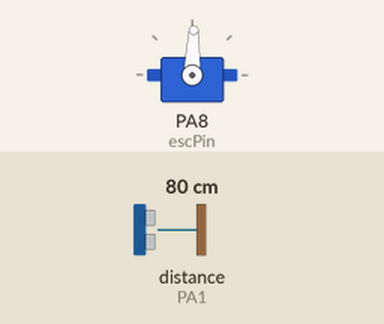
Simulated run of this sketch. Board: STM32 Black Pill. Shown: servo. Wiring (inferred from the names in the program): ultrasonic range finder: trigger PA0; echo PA1. Inputs (shaded band) come from the test bench; at power-on: distance to the obstacle (sensor on PA1) 80 cm. The echo pulse lasts 58.3 µs per cm; what the sketch prints to the serial monitor is not drawn.

Above: at 6.2 s.
6.3 s: distance to the obstacle (sensor on PA1) set to 250 cm
At 7.1 s:
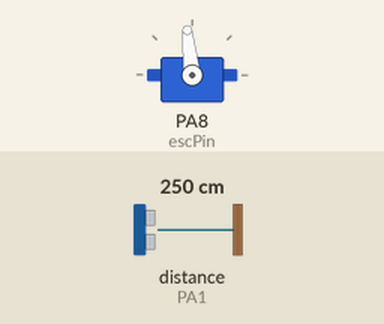
7.9 s: distance to the obstacle (sensor on PA1) set to 2 cm
At 20.0 s:
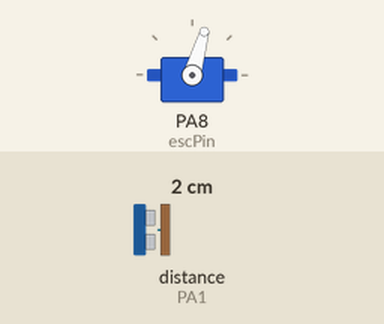
Timing chart, 0 to 40.5 s (numbered marks = the images above; inputs shaded):
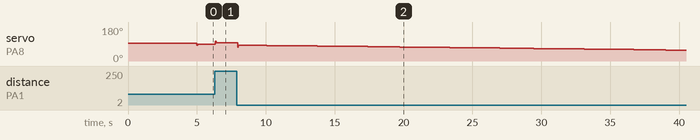

The sketch:

TUBES_FIRMWARE_13223002_13524137_18223125_18224004.ino
```cpp
/*
   TUBES FIRMWARE - STM32F411CEU6
   Kontrol jarak menggunakan PID dan ESC
*/

#include "modules/PID.h"
#include <Servo.h>

// Bagian Sensor Ultrasonik (HC-SR04)
const int trigPin = PA0;  // I/O
const int echoPin = PA1;  // I/O

// Bagian Kontrol Motor ESC
Servo esc;
const int escPin = PA8; // generate sinyal PWM

// Target jarak yang diinginkan
float setpoint = 175;

// Penggunaan PID pada program utama
PID pid(1.0, 0.05, 0.1);

void setup() {
  Serial.begin(9600);
  Serial.println("Sistem Kendali Jarak dengan PID");

  pinMode(trigPin, OUTPUT);
  pinMode(echoPin, INPUT);

  // penggunaan ESC
  esc.attach(escPin);
  esc.writeMicroseconds(1500);
  delay(5000);
}

void loop() {
  long duration;
  long distance_cm;

  // Baca jarak menggunakan sensor ultrasonik
  digitalWrite(trigPin, LOW);
  delayMicroseconds(2);
  digitalWrite(trigPin, HIGH);
  delayMicroseconds(5);
  digitalWrite(trigPin, LOW);

  duration = pulseIn(echoPin, HIGH);
  distance_cm = microsecondsToCentimeters(duration);

  // Hitung output PID
  float output = pid.compute(setpoint, distance_cm);

  // Konversi output PID ke sinyal ESC (1000-2000μs)
  int escSignal;
  if (output > 0) {
    // Mundur: 1000-1500μs (jarak < setpoint)
    escSignal = map(output, 0, 1000, 1500, 1000);
  } else {
    // Maju: 1500-2000μs (jarak > setpoint)
    escSignal = map(abs(output), 0, 1000, 1500, 2000);
  }

  escSignal = constrain(escSignal, 1000, 2000);
  esc.writeMicroseconds(escSignal);

  // Tuning PID via Serial Monitor
  if (Serial.available() >= 12) {
    float Kp = Serial.parseFloat();
    float Ki = Serial.parseFloat();
    float Kd = Serial.parseFloat();
    pid.setGains(Kp, Ki, Kd);
    Serial.print("PID Updated: Kp=");
    Serial.print(Kp);
    Serial.print(", Ki=");
    Serial.print(Ki);
    Serial.print(", Kd=");
    Serial.println(Kd);
  }

  delay(50);
}

long microsecondsToCentimeters(long microseconds) {
  // Rumus: jarak (cm) = (durasi / 29) / 2, yang setara dengan durasi / 58
  return microseconds / 29 / 2;
}
```

PID.h
```cpp
#ifndef PID_H
#define PID_H

class PID {
  public:
    PID(float Kp, float Ki, float Kd) : Kp(Kp), Ki(Ki), Kd(Kd) {
      reset();
    }

    void setGains(float Kp, float Ki, float Kd) {
      this->Kp = Kp;
      this->Ki = Ki;
      this->Kd = Kd;
      reset();
    }

    float compute(float setpoint, float input) {
      float error = setpoint - input;
      integral += error * dt;
      float derivative = (error - prevError) / dt;
      prevError = error;
      return Kp * error + Ki * integral + Kd * derivative;
    }

    void reset() {
      integral = 0;
      prevError = 0;
    }

  private:
    float Kp, Ki, Kd;
    float integral = 0;
    float prevError = 0;
    const float dt = 0.1;
};

#endif
```

Measured:
- after the input at 6.3 s, servo on PA8 (escPin): 88° → 104° at once, → 96° 0.07 s later
